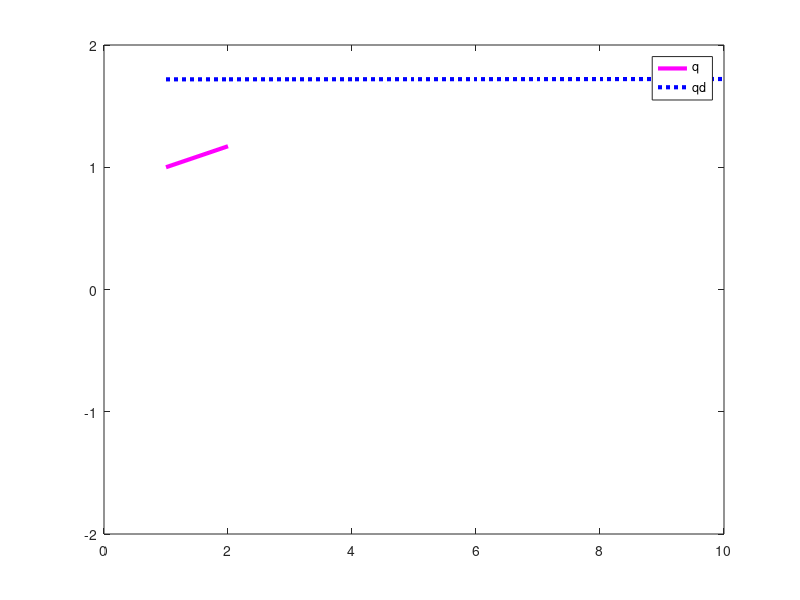

Reproduce this figure in MATLAB.
clear all, close all , clc
%simulation time 10s
t=[1:1:10000];
dt=0.001;
g = 9.81;
%dynamic m*q_dd+m*g*l*sin(q)=T;
qd = 0;
q_dd = 0;
q_d  = 0;
q    = 1; %initial value
%The ground truth m=2,l=1,
m = 2;
l = 1;
x = 1;
%m_hat = 0;
%l_hat = 0;
%desire qd,qd_d
qd = 0;
qd_d = 0;
qd_dd = 0;
%define r & e
%e_d = q_d-qd_d;
%e   = q-qd;
a   = 3;
%r = e_d + a*e;
% define Y , Gama ,theta_hat ,theta_hat_dot ,k

Gama = 0.1;
%theta_hat = [m_hat ; m_hat*l_hat];
theta_hat = [0 ; 0];
%theta_hat_dot = Gama*Y*r;
k = 0.2;
%define control input T = Y.'*theta_hat+k*r;

%update
old_q_d = 0;
new_q_d = 0;

old_q = 0;
new_q = 0;

old_e = 0;
new_e = 0;

old_theta_hat=zeros(2,1);
new_theta_hat=zeros(2,1);


%record
record_q = zeros(length(t),1);
record_qd = zeros(length(t),1);
record_qd_d = zeros(length(t),1);
record_T = zeros(length(t),1);
record_theta_hat = zeros(2,length(t));
for i=1:length(t)
    record_q(i) = q;

    old_qd =qd;
    qd = sin(x) + cos(x/2);
    new_qd =qd;
    record_qd(i) = qd;
    
    old_qd_d =qd_d;
    new_qd_d = (new_qd-old_qd)/dt;
    qd_d=new_qd_d ;
    record_qd_d(i) = qd_d;
    
    
    qd_dd=(new_qd_d-old_qd_d)/dt;
    
    
    e = (qd-q);
    e_d = (qd_d-q_d)/dt;
    r = e_d + a*e;
    Y = [qd_dd+a*e_d ; g*sin(q)];
    
    T = (Y.')*theta_hat+k*r;
    record_T(i) = T;
    q_dd = (1/m)*(T-m*g*l*sin(q));
    %update
    theta_hat = theta_hat+(Gama*Y*r);
    record_theta_hat(:,i) = theta_hat;
    q_d = q_d + q_dd*dt;
    q = q + q_d*dt;  
    x=x+dt;
end

plot(t,record_q,'-m','LineWidth',3);
hold on;
plot(t,record_qd,':b','LineWidth',3);
legend('q',"qd");
xlim([0 10]);
ylim([-2 2]);
hold off;


